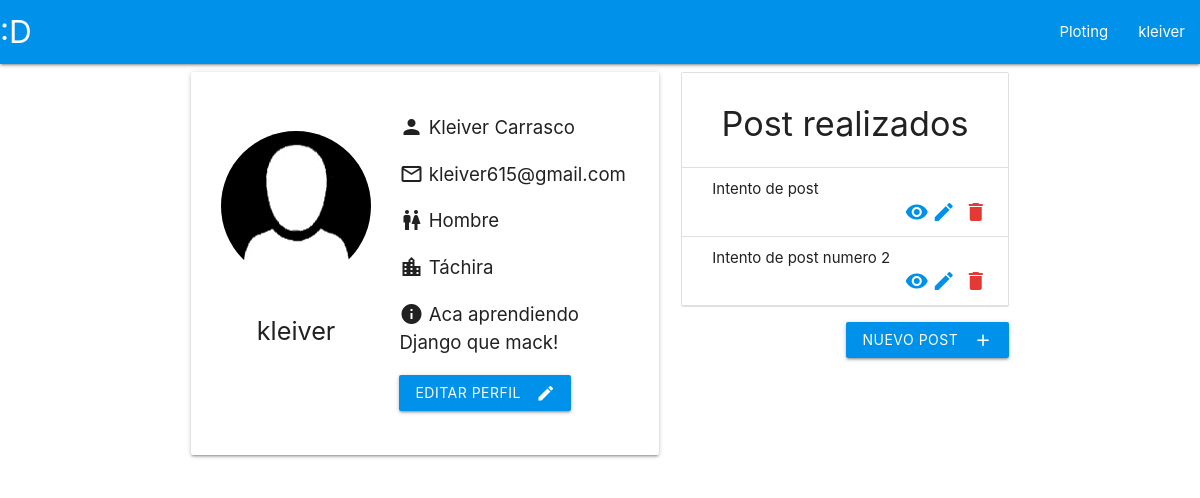
/plots/profile (signed in), run on an earlier commit of the app's database.
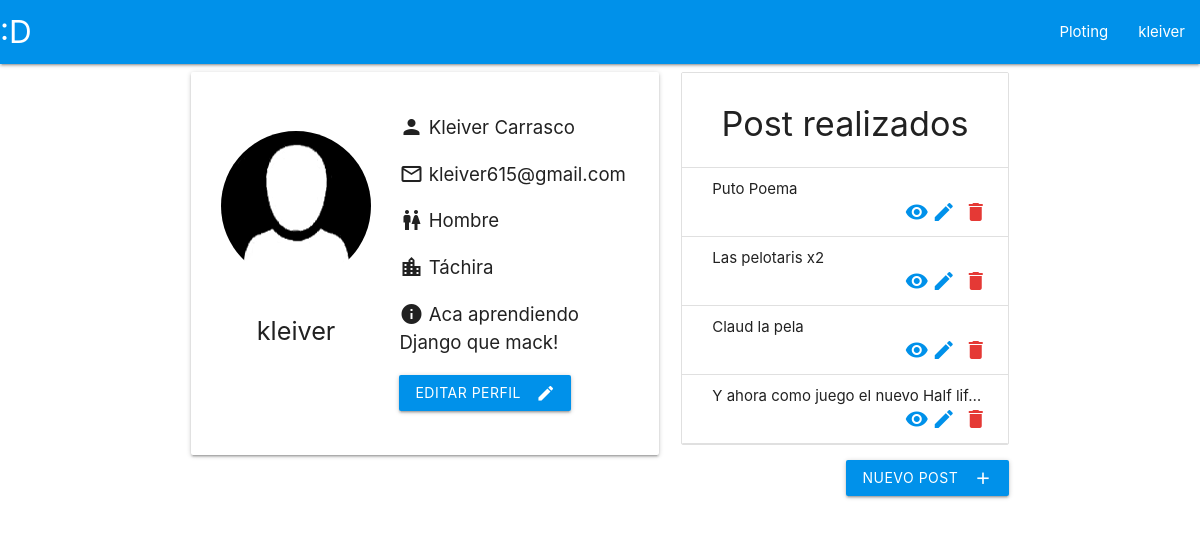
And on a later commit of the database.
### plots/models.py (models this page shows, shortened)
class Post(models.Model):
    user = models.ForeignKey(User, on_delete=models.CASCADE)
    title = models.CharField(max_length=140)
    post_text = models.TextField()
    post_date = models.DateTimeField(editable=False)
    post_modified = models.DateTimeField(editable=False)

### plots/views.py (the view)
# urls.py: path('profile', views.profile, name='profile'),
def profile(request):
    perfil = UserProfile.objects.get(user=request.user)
    post_object = Post.objects.filter(user=request.user)
    post_list = [item for item in post_object]
    return render(request, 'plots/profile.html', {
        'perfil': perfil,
        'post_list': post_list
    })

### plots/templates/plots/profile.html (shortened to what this page needs)
{% extends 'plots/base.html' %}
{% block content %}
<div class="row">
  <div class="col s12 m12 l7">
    <div class="card-panel">
      <div class="row valign-wrapper">
        <div class="col s5 center">
          <img src="{{MEDIA_URL}}{{perfil.avatar}}" class="circle responsive-img" style="height:150px; width: 150px;" />
          <p class="flow-text">{{perfil.user.username}}</p>
        </div>
        <div class="col s7">
          <p class="flow-text" style="font-size: 14pt;"><i class="material-icons">person</i>
            {{perfil.user.first_name}} {{perfil.user.last_name}}</p>
          <p class="flow-text" style="font-size: 14pt;"><i class="material-icons">mail_outline</i>
            {{perfil.user.email}}</p>
          <p class="flow-text" style="font-size: 14pt;"><i class="material-icons">wc</i> {{perfil.gender}}</p>
          <p class="flow-text" style="font-size: 14pt;"><i class="material-icons">location_city</i> {{perfil.location}}
          </p>
          <p class="flow-text" style="font-size: 14pt;"><i class="material-icons">info</i> {{perfil.information}}</p>
          <a href="{% url 'plots:edit_profile' %}" class="btn waves-effect waves-light light-blue accent-4">Editar
            perfil <i class="material-icons right">edit</i></a>
        </div>
      </div>
    </div>
  </div>
  <div class="col s12 m12 l5">
    <ul class="collection with-header">
      <li class="collection-header">
        <h4 class="center">Post realizados</h4>
      </li>
      {% for post in post_list %}
      <li class="collection-item">
        <div class="truncate">
          {{post.title}}
          <div>
            <a href="#modal{{post.id}}" class="secondary-content red-text text-darken-1 modal-trigger"><i
                class="material-icons icon-separation2">delete</i><a href="{% url 'plots:edit_post' post.id %}"
                class="secondary-content light-blue-text text-accent-4"><i
                  class="material-icons icon-separation">edit</i></a></a><a href="{% url 'plots:post' post.id %}"
              class="secondary-content light-blue-text text-accent-4"><i
                class="material-icons icon-separation">visibility</i></a>
          </div>
        </div>
      </li>
      {% endfor %}
    </ul>
    <div class="row right-align">
      <div class="col s12">
        <a href="{% url 'plots:new_post' %}" class="btn waves-effect waves-light light-blue accent-4">Nuevo post<i
            class="material-icons right">add</i></a>
      </div>
    </div>
  </div>
</div>
{% endblock %}

What changed in the data, as far as the page shows it:
removed Post: title "Intento de post"
removed Post: title "Intento de post numero 2"
added Post: title "Puto Poema"
added Post: title "Las pelotaris x2"
added Post: title "Claud la pela"
added Post: title "Y ahora como juego el nuevo Half lif…"
